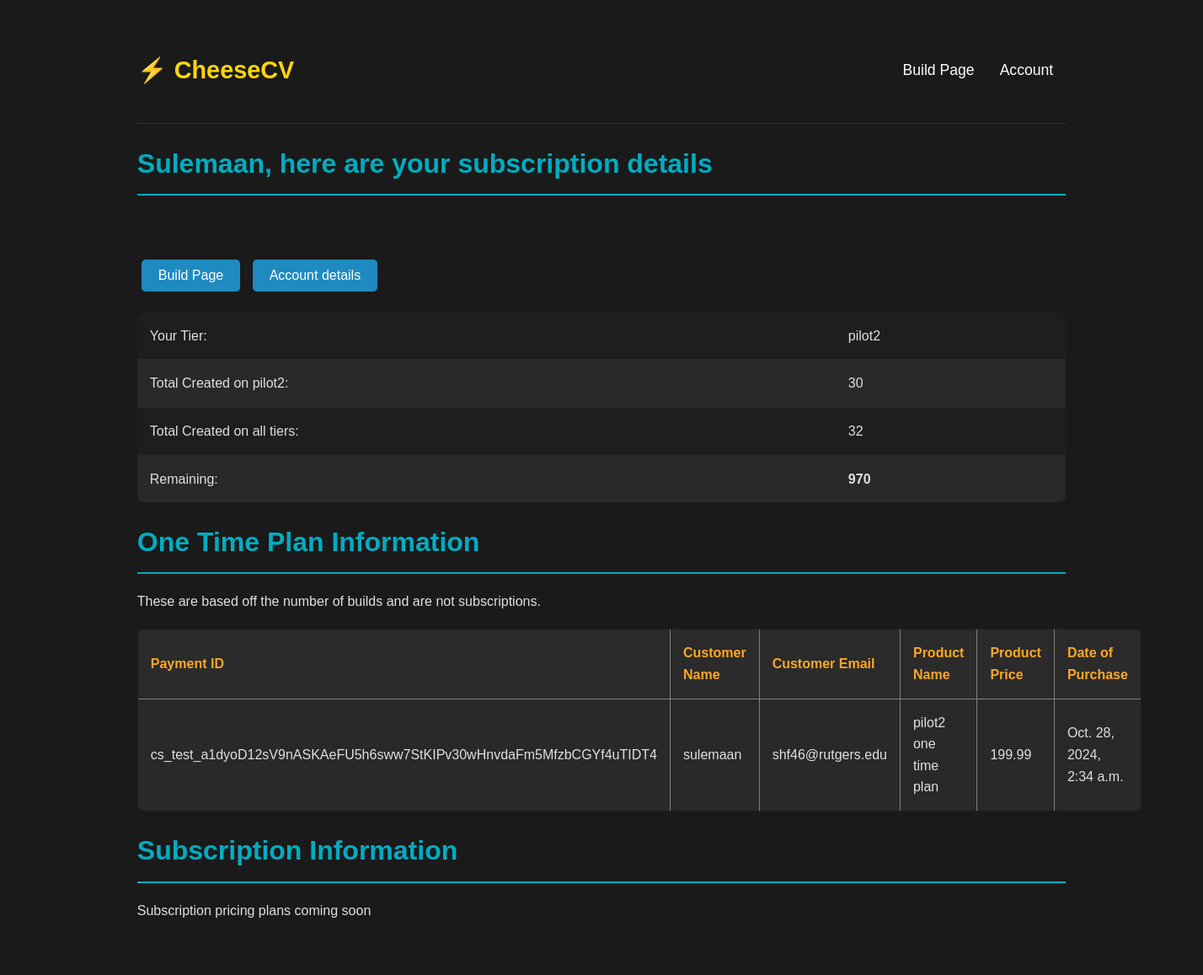
Page /14/subscriptions (signed in, upper part) on the earlier database version.
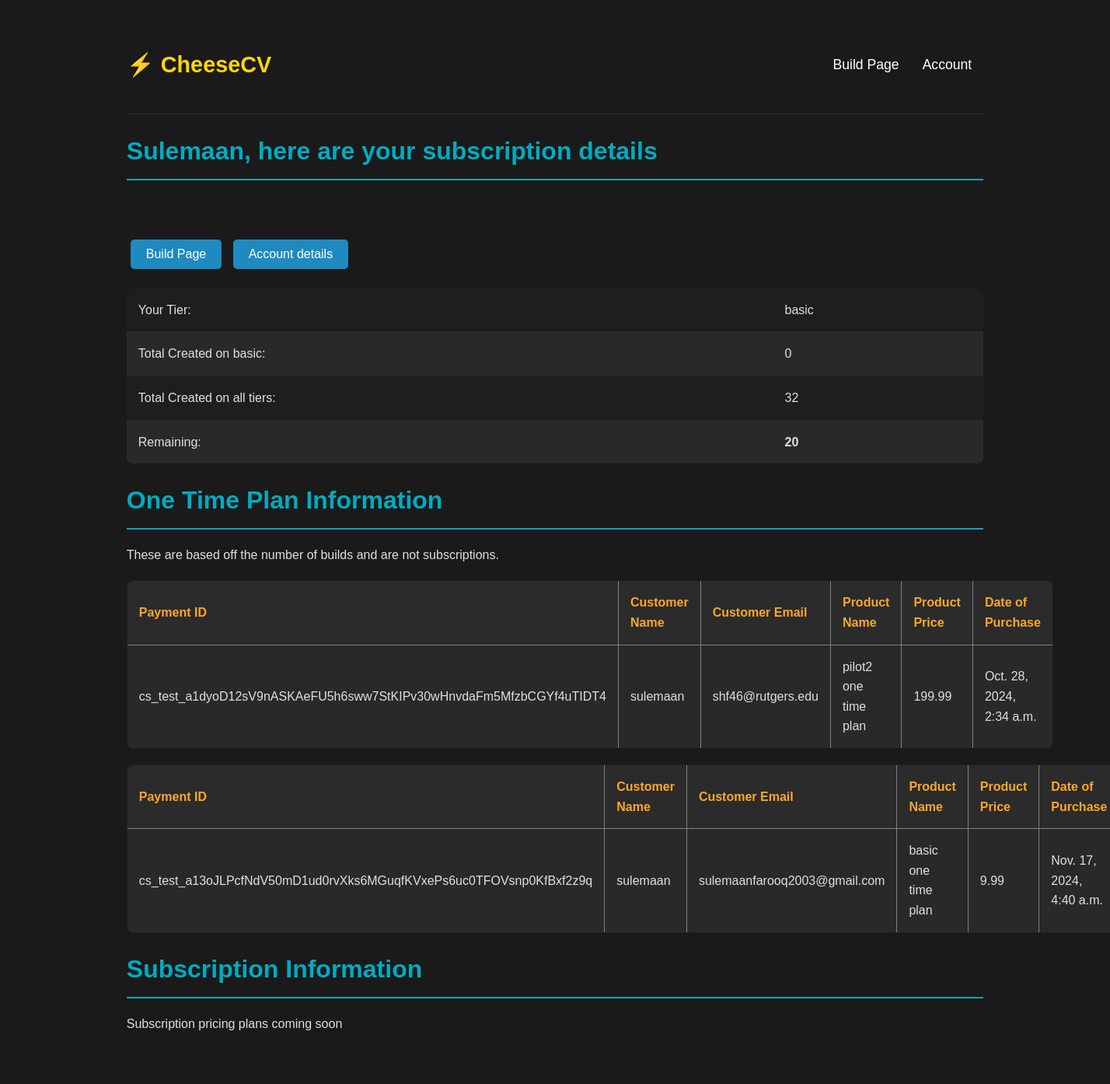
Same page on the later database version.
### resume_app/models.py (models this page shows, shortened)
class Account(models.Model):
    id = models.AutoField(primary_key=True)
    user = models.ForeignKey(User, on_delete=models.CASCADE, null=True, related_name='account_user')
    name = models.CharField(max_length=255, unique=True)  # needs to be unique
    password = models.CharField(max_length=255)  # Store hashed password
    email = models.EmailField()
    tier = models.CharField(max_length=255, default="free")
    educations = models.ForeignKey('Education', on_delete=models.SET_NULL, null=True, related_name='education_account')
    user_profile = models.ForeignKey('UserProfile', on_delete=models.SET_NULL, null=True, related_name='user_profile_account')
    user_plan = models.ForeignKey('Plan', on_delete=models.SET_NULL, null=True, related_name='user_plan')
    user_payment = models.ForeignKey('Payment', on_delete=models.SET_NULL, null=True, related_name='user_payment')
    resume_links = models.CharField(max_length=100000, blank=True, null=True, help_text="Separate links with commas")
    unique_words = models.CharField(max_length=10000000, blank=True, null=True, help_text="Separate action words with commas")
    reset_password_code = models.CharField(max_length=255, null=True)
    is_active = models.BooleanField(default=True)

class Plan(models.Model):
    id = models.AutoField(primary_key=True)
    type = models.CharField(max_length=255, default="free")
    account = models.ForeignKey(Account, on_delete=models.CASCADE, null=True)
    forms_remaining = models.IntegerField(default=2)
    forms_filled_on_current_plan = models.IntegerField(default=0)
    total_forms_filled = models.IntegerField(default=0)
    total_cover_letters = models.IntegerField(default=0)
    total_tailored_resumes = models.IntegerField(default=0)
    subscription_ids = models.CharField(max_length=100000, blank=True, null=True, help_text="subscription_ids seperated by commas")

class Payment(models.Model):
    PAYMENT_MODE_CHOICES = [
        ('payment', 'Payment'),
        ('subscription', 'Subscription'),
    ]
    mode = models.CharField(max_length=20, choices=PAYMENT_MODE_CHOICES, default='payment')
    account = models.ForeignKey(Account, on_delete=models.CASCADE, null=True, related_name='account_payments')
    subscription_id = models.CharField(max_length=100000, blank=True, null=True)
    start_date = models.DateTimeField(blank=True, null=True)
    end_date = models.DateTimeField(blank=True, null=True)
    subscription_status = models.CharField(max_length=100, blank=True, null=True)
    subscription_cancel_status = models.BooleanField(default=False)
    subscription_cancel_status_text = models.CharField(max_length=100, blank=True, null=True)
    customer_id = models.CharField(max_length=100, blank=True, null=True)
    customer_email = models.CharField(max_length=100000, blank=True, null=True)
    customer_name = models.CharField(max_length=100000, blank=True, null=True)
    price_id = models.CharField(max_length=100, blank=True, null=True)
    product_name = models.CharField(max_length=255, blank=True, null=True)
    product_price = models.DecimalField(max_digits=10, decimal_places=2, blank=True, null=True)

### resume_app/views.py (the view)
# urls.py: path('<int:account_id>/subscriptions', subscriptions, name='subscriptions'),
@login_required
def subscriptions(request, account_id):
    account = Account.objects.get(id=account_id)
    user_plan = Plan.objects.get(account = account)
    userprofile = UserProfile.objects.get(account = account)
    payment_instances = Payment.objects.filter(account=account)
    subscription_exists = any(payment_instance.mode == 'subscription' for payment_instance in payment_instances)
    if request.method == 'GET':
        context = {
                    'account' : account,
                    'user_profile': userprofile,
                    'user_plan' : user_plan,
                    'payment_instances' : payment_instances ,
                    'remaining' : user_plan.forms_remaining - user_plan.forms_filled_on_current_plan,
                    'subscription_exists': subscription_exists,
        }
        return render(request, 'subscriptions.html' , context)

### resume_app/templates/subscriptions.html (shortened to what this page needs)
{% extends 'index.html' %}
{% load static %}
{% block header_links %}
        <a href="{% url 'confirmation' account_id=account.id %}">  Build Page </a>
        <a href="{% url 'account' account_id=account.id %}">  Account </a>
{% endblock %}
{% block content %}
<h1>{{user_profile.first_name}}, here are your subscription details </h1>
    <br> <br>
    <a href="{% url 'confirmation' account_id=account.id %}" class="reload_resume_and_website-button">
        <button type="button"> Build Page </button>
    </a>
    <a href="{% url 'account' account_id=account.id %}" class="reload_resume_and_website-button">
        <button type="button"> Account details </button>
    </a>
    <table class="user-info-table">
        <tr>
            <td>Your Tier:</td>
            <td>{{account.tier}}</td>
        </tr>
        <tr>
            <td>Total Created on {{account.tier}}:</td>
            <td>{{user_plan.forms_filled_on_current_plan}}</td>
        </tr>
        <tr>
            <td>Total Created on all tiers:</td>
            <td>{{user_plan.total_forms_filled}} </td>
        </tr>
        <tr>
            <td>Remaining:</td>
            <td> <b> {{remaining}} </b> </td>
        </tr>
    </table>
    <h1> One Time Plan Information </h1>
    <p> These are based off the number of builds and are not subscriptions.</p>
    {% if payment_instances %}
        {% for payment_instance in payment_instances %}
            {% if payment_instance.mode == 'payment' %}
                <table border="1">
                    <tr>
                        <th>Payment ID</th>
                        <th>Customer Name</th>
                        <th>Customer Email</th>
                        <th>Product Name</th>
                        <th>Product Price</th>
                        <th>Date of Purchase</th>
                    </tr>
                        <tr>
                            <td>{{ payment_instance.subscription_id }}</td>
                            <td>{{ payment_instance.customer_name }}</td>
                            <td>{{ payment_instance.customer_email }}</td>
                            <td>{{ payment_instance.product_name }}</td>
                            <td>{{ payment_instance.product_price }}</td>
                            <td>{{ payment_instance.start_date }}</td>
                        </tr>
                </table>
            {% endif %}
        {% endfor %}
    {% else %}
        <b> <p>No one time payment plans found for this account</p> </b>
    {% endif %}
    <h1> Subscription Information </h1>
    <p> Subscription pricing plans coming soon  </p>
<br><br>
{% endblock %}

Differences in the rows shown:
changed Account: tier "pilot2" → "basic"
changed Plan: forms_filled_on_current_plan "30" → "0"
added Payment: subscription_id "cs_test_a13oJLPcfNdV50mD1ud0rvXks6MGuqfKVxePs6uc0TFOVsnp0KfBxf2z9q", customer_name "sulemaan", customer_email "sulemaanfarooq2003@gmail.com", product_name "basic one time plan", product_price "9.99", start_date "Nov. 17, 2024, 4:40 a.m."
Other differences:
{{ remaining }}: "970" → "20"
